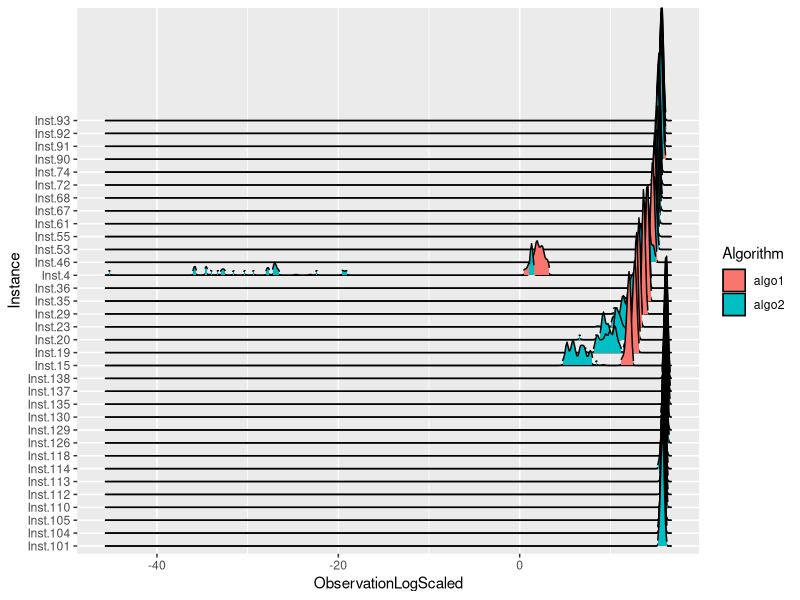
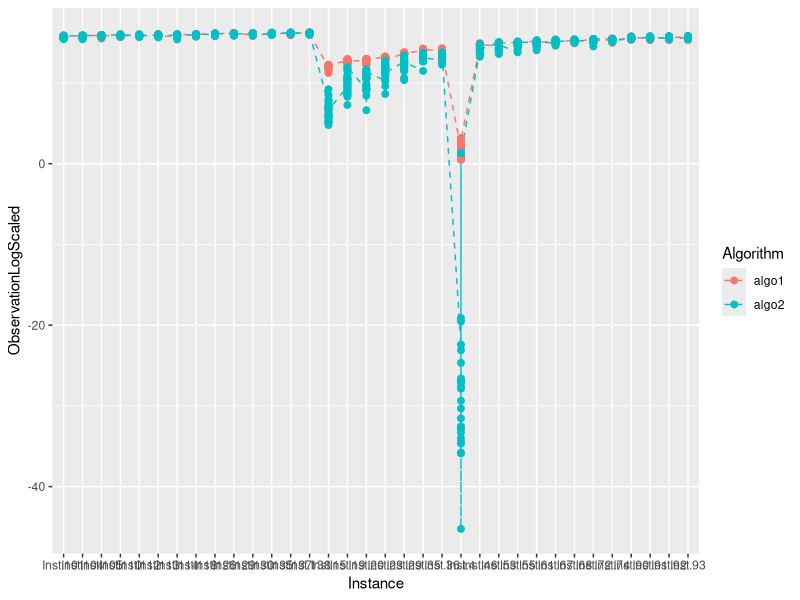

R code for these plots, in order:
if (!require(ggplot2, quietly = TRUE)){
  install.packages("ggplot2")
}

if (!require(ggridges, quietly = TRUE)){
  install.packages("ggridges")
}

if (!require(dplyr, quietly = TRUE)){
  install.packages("dplyr")
}

# Analysis ----------------------------------------------------------------
data.experiment <- read.table('experiment_raw_results.txt')
data.experiment$ObservationLogScaled <- log(data.experiment$Observation)

#data.experiment.grouped <- data.experiment %>% group_by(Algorithm,Instance) %>% summarise(avg = mean(Observation))

ggplot(data.experiment, aes(x = ObservationLogScaled, y = Instance, fill = Algorithm)) + geom_density_ridges() +
  geom_density_ridges(scale = 10, size = 0.25, rel_min_height = 0.03)

#ggplot(data.experiment %>% filter(Algorithm == 'algo2'), aes(x = ObservationLogScaled,  fill = Instance)) +
#  geom_density() 

ggplot(data.experiment, aes(x = Instance, 
                            y = ObservationLogScaled, 
                            group = Algorithm, 
                            colour = Algorithm)) + geom_line(linetype=2) + geom_point(size=2)
